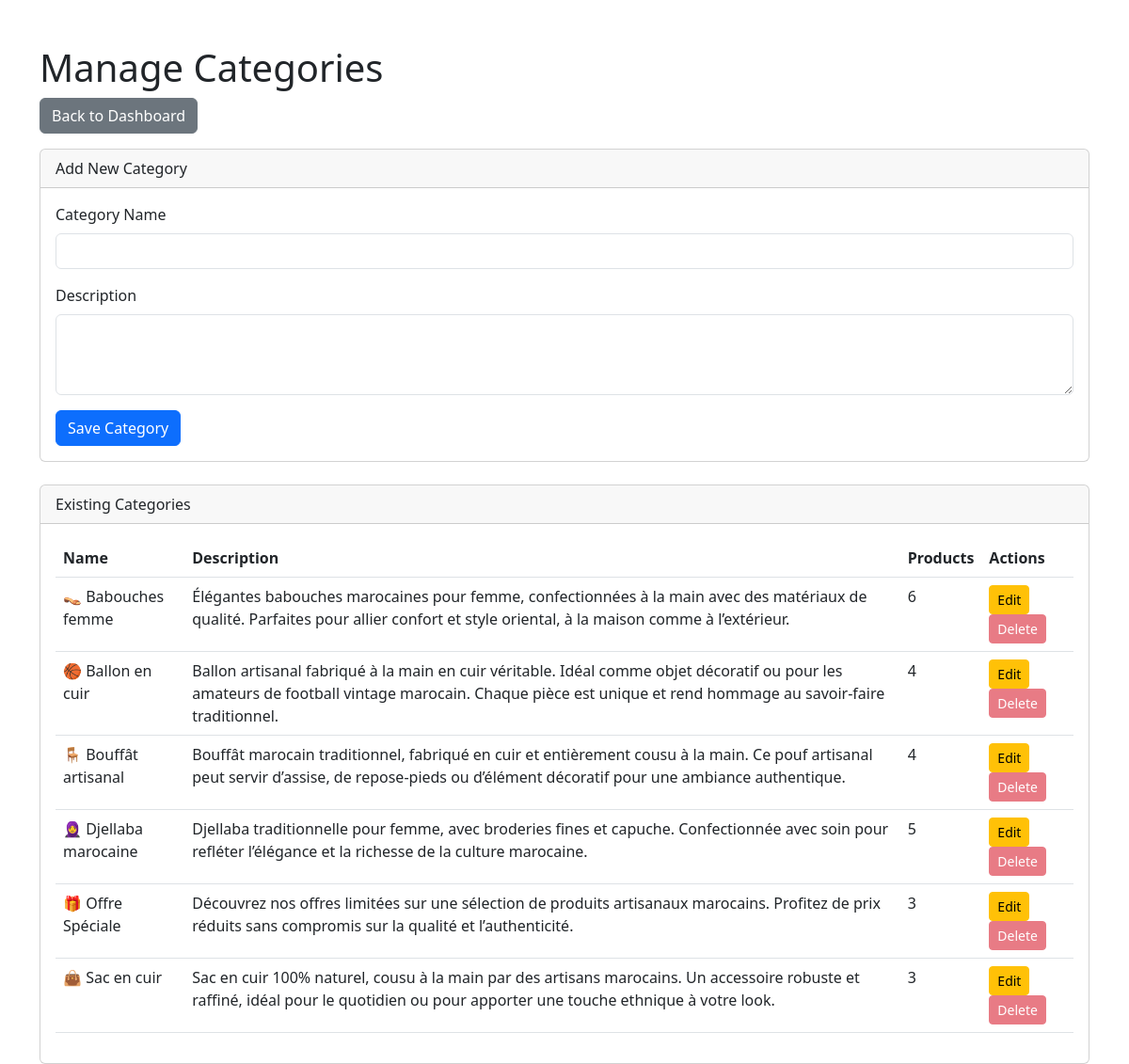
Page /admin/manage_categories.php (signed in) on the committed database.
### tables this page shows
CREATE TABLE `categories` (
  `id` int(11) NOT NULL,
  `name` varchar(100) NOT NULL,
  `description` text DEFAULT NULL
);

### admin/manage_categories.php (the view, shortened to what this page needs)
<?php
require '../includes/db_connect.php';
$edit_category = null;
$categories = $pdo->query("SELECT c.*, (SELECT COUNT(*) FROM products p WHERE p.category_id = c.id) as product_count FROM categories c ORDER BY c.name")->fetchAll();
?>
<!DOCTYPE html>
<html lang="en">
<head>
    <link href="https://cdn.jsdelivr.net/npm/bootstrap@5.3.0/dist/css/bootstrap.min.css" rel="stylesheet">
</head>
<body>
<div class="container mt-5">
    <h1>Manage Categories</h1>
    <a href="dashboard.php" class="btn btn-secondary mb-3">Back to Dashboard</a>
    <div class="card mb-4">
        <div class="card-header"><?php echo $edit_category ? 'Edit Category' : 'Add New Category'; ?></div>
        <div class="card-body">
            <form action="manage_categories.php" method="post">
                <div class="mb-3">
                    <label for="name" class="form-label">Category Name</label>
                    <input type="text" class="form-control" id="name" name="name" value="<?php echo $edit_category ? htmlspecialchars($edit_category['name']) : ''; ?>" required>
                </div>
                <div class="mb-3">
                    <label for="description" class="form-label">Description</label>
                    <textarea class="form-control" id="description" name="description" rows="3"><?php echo $edit_category ? htmlspecialchars($edit_category['description']) : ''; ?></textarea>
                </div>
                <button type="submit" class="btn btn-primary">Save Category</button>
            </form>
        </div>
    </div>
    <div class="card">
        <div class="card-header">Existing Categories</div>
        <div class="card-body">
            <table class="table">
                <thead>
                    <tr>
                        <th>Name</th>
                        <th>Description</th>
                        <th>Products</th>
                        <th>Actions</th>
                    </tr>
                </thead>
                <tbody>
                    <?php foreach ($categories as $category): ?>
                    <tr>
                        <td><?php echo htmlspecialchars($category['name']); ?></td>
                        <td><?php echo htmlspecialchars($category['description']); ?></td>
                        <td><?php echo $category['product_count']; ?></td>
                        <td>
                            <a href="manage_categories.php?edit_id=<?php echo $category['id']; ?>" class="btn btn-sm btn-warning">Edit</a>
                            <form action="manage_categories.php" method="post" class="d-inline" onsubmit="return confirm('Are you sure you want to delete this category? This cannot be undone if there are no products associated.');">
                                <button type="submit" class="btn btn-sm btn-danger" <?php if ($category['product_count'] > 0) echo 'disabled'; ?>>
                                    Delete
                                </button>
                            </form>
                        </td>
                    </tr>
                    <?php endforeach; ?>
                </tbody>
            </table>
        </div>
    </div>
</div>
</body>
</html>

### rows in the picture
categories: name "👡 Babouches femme", description "Élégantes babouches marocaines pour femme, confectionnées à la main avec des matériaux de qualité. Parfaites pour allier confort et style oriental, à la maison comme à l’extérieur.", product_count "6"
categories: name "🏀 Ballon en cuir", description "Ballon artisanal fabriqué à la main en cuir véritable. Idéal comme objet décoratif ou pour les amateurs de football vintage marocain. Chaque pièce est unique et rend hommage au savoir-faire traditionnel.", product_count "4"
categories: name "🪑 Bouffât artisanal", description "Bouffât marocain traditionnel, fabriqué en cuir et entièrement cousu à la main. Ce pouf artisanal peut servir d’assise, de repose-pieds ou d’élément décoratif pour une ambiance authentique.", product_count "4"
categories: name "🧕 Djellaba marocaine", description "Djellaba traditionnelle pour femme, avec broderies fines et capuche. Confectionnée avec soin pour refléter l’élégance et la richesse de la culture marocaine.", product_count "5"
categories: name "🎁 Offre Spéciale", description "Découvrez nos offres limitées sur une sélection de produits artisanaux marocains. Profitez de prix réduits sans compromis sur la qualité et l’authenticité.", product_count "3"
categories: name "👜 Sac en cuir", description "Sac en cuir 100% naturel, cousu à la main par des artisans marocains. Un accessoire robuste et raffiné, idéal pour le quotidien ou pour apporter une touche ethnique à votre look.", product_count "3"
